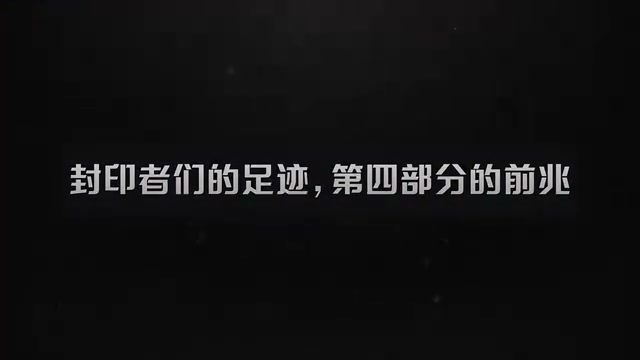
#> input picture fix_museum_f/f_0003.jpg, 640 x 360 px, given as the content of the folder C:/Users/zwq/kohya_ss/train_data/elisabeth/1_elisabeth, which was not available
$ python quality_regression.py
#> lines starting #> are read from the running program, lines starting #| are printed output that depends on the picture; after the words box and inside, x2 and y2 are one past the last pixel; in counts of white or black regions, pixels touching at a corner belong together; pictures that were not available may be replaced by others from this repository, and a replacement may not be noted
### agents/quality_judge.py
#!/usr/bin/env python3
"""
quality_judge.py — 商业立绘质量判据（P0 代码量化层）

【定位】不靠 VLM 感觉，用代码硬指标抓"半成品"。这是质量门禁里最可靠的一层。
   解决用户痛点："糊图/平涂/分辨率不足/黑图也能过"——VLM 会因整体美观带偏，
   代码不会。VLM 只负责结构语义(手崩/表情/风格)，交给 vlm_auto_eval.py。

【判据】(P0, 全部可量化)
  C1 故障图     : 黑图/花屏/全白/错乱(方差过低) → dead
  A5 分辨率     : 最短边 < RES_MIN → fail (商用需≥1500或超分)
  A4 清晰度     : 拉普拉斯方差 < SHARP_MIN → fail (糊)
  A2d 空白占比  : 低纹理区域占比过高 → fail (大面积平涂=半成品)
  A2 完成度     : 细节密度(局部纹理方差均值) < DETAIL_MIN → fail (平涂/敷衍)
  C2 重复度     : 感知哈希相似度 > DUP_THRESH 同批高度重复 → warn
  F3 水印/伪影  : 检测仿水印网格/压缩块残留 → warn

【用法】
  python quality_judge.py  <image>            # 单张判据
  python quality_judge.py batch <dir> [--limit N]   # 批量
  python quality_judge.py dup <dir>           # 同批重复度检测
  python quality_judge.py scan <dir>          # 汇总: 每张+判定+统计

【输出】每项 {passed: bool, value, threshold, note}
  综合 verdict: pass / warn / fail(任一硬指标不过)
"""

from __future__ import annotations

import argparse
import hashlib
import math
import os
import sys
from pathlib import Path

import numpy as np
from PIL import Image
from PIL import ImageFilter

# ─────────────────────────────────────────────────────────────
# 判据阈值(可按批次/需求校准)
# ─────────────────────────────────────────────────────────────
RES_MIN = 1500          # 商业立绘最短边(需≥1500或超分; 原始生成896常不够→提示超分)
SHARP_MIN = 1000        # 拉普拉斯方差, 低于=糊(同批elizabeth中位1139, 38%<1000)
DETAIL_MIN = 2.5        # 局部纹理方差均值, 低于=平涂/敷衍(占多数则半成品)
BLANK_RATIO_MAX = 0.55  # 低纹理区占比, 超=大面积平涂/空白
DUP_THRESH = 0.95       # 感知哈希相似度, 超=同批重复

# ── A6 过度细节上限 (2026-08-31 新增) ──────────────────────────
# 背景: 现有判据全部只防"太平/太糊"这一头, 对"高频伪细节"整类失明。
#   IPAdapter 参考图过冲产生的撕裂/噪点, 在数学上表现为**锐度和细节双高**,
#   实测被门禁全部放行(E0 锐度7288/细节3873 判 PASS, 比多张好图分还高)。
# 定标依据(9 样本, IPAdapter 过冲故障集 workspace/ipa_rootcause):
#   BAD(撕裂)  detail = 3873 / 5277
#   WARN       detail = 1568 / 3348
#   GOOD       detail = 1341 ~ 2868
#   → 3500 落在 WARN最高(3348) 与 BAD最低(3873) 之间, 两侧均有余量
# ⚠️ 为何不用锐度做这件事: 同批锐度 BAD=[7288, 2998] 与 GOOD=[4518..1315] **重叠**,
#   单阈值无法分开(E4 比多张好图还钝) —— 锐度不适合当过冲判据。
# ⚠️ 小样本初值(仅 2 张 BAD), 需更多故障样本校准 → **不进死点**, 只标 suspect
#   触发人眼放大复核(沿用 8-24/8-30 教训: 代码层不拍板, 避免误杀合法艺术处理)。
OVER_DETAIL_MAX = 3500

ERROR_SHARP = 60        # 低于此几乎无纹理=黑图/花屏/全白这类故障图


# ─────────────────────────────────────────────────────────────
# 图像指标
# ─────────────────────────────────────────────────────────────
def laplacian_variance(img: Image.Image) -> float:
    """拉普拉斯方差: 糊图低, 锐图高。反映清晰度/纹理量。"""
    a = np.asarray(img.convert("L"), dtype=np.float32)
    lap = (np.roll(a, -1, 0) + np.roll(a, 1, 0) +
           np.roll(a, -1, 1) + np.roll(a, 1, 1) - 4 * a)
    return float(lap.var())


def texture_variance_map(img: Image.Image, block: int = 64) -> tuple[float, float]:
    """局部纹理方差统计: 返回 (均值, 低纹理占比)。
    均值低=整体平涂; 低纹理占比高=大面积空白/无细节区。"""
    gray = np.asarray(img.convert("L"), dtype=np.float32)
    h, w = gray.shape
    var_scores = []
    low_count = 0
    total = 0
    for by in range(0, h - block + 1, block):
        for bx in range(0, w - block + 1, block):
            blk = gray[by:by + block, bx:bx + block]
            v = float(blk.var())
            var_scores.append(v)
            total += 1
            if v < 30:   # 低纹理块(近纯色/平涂)
                low_count += 1
    if not var_scores:
        return 0.0, 1.0
    return float(np.mean(var_scores)), low_count / total


def is_broken_image(img: Image.Image) -> tuple[bool, str]:
    """故障检测: 黑图/全白/花屏/错乱。用方差判断。

    ⚠️ 2026-08-30 修正: 移除 mean>245 判据。
    bug 复现: 明石_19(白底立绘) mean=246 被判"白屏"→误杀。
    真相: 白底商业立绘(碧蓝/原神风格) mean>245 是正常格式(方便抠图/合成),
    非白像素占比低但 var 高(1285, 有主体)。真白屏/花屏是 var<30(低方差)。
    mean 判据多余且误杀, 删除。只保留 var 判据。
    """
    gray = np.asarray(img.convert("L"), dtype=np.float32)
    mean = float(gray.mean())
    var = float(gray.var())
    if var < 30 or mean < 8:
        return True, f"低信息量(mean={mean:.0f}, var={var:.0f})→黑/花屏"
    return False, ""


def lineart_quality(img: Image.Image) -> tuple[float, float]:
    """线条/边缘质量统计: 返回 (边缘碎片率, 线宽均匀度)。

    通过边缘梯度检测 + 局部连通性分析判断线稿崩坏:
    - 边缘碎片率 = 孤立的短边缘占比(高=线稿断裂/碎)
    - 线宽均匀度 = 边缘厚度的变异系数(高=粗细不均/锯齿)
    商业立绘线稿: 碎片率低、均匀度适中。
    """
    gray = np.asarray(img.convert("L"), dtype=np.float32)
    if gray.shape[0] < 3 or gray.shape[1] < 3:
        return 0.0, 0.0
    edge_mag = np.sqrt(np.gradient(gray)[0] ** 2 + np.gradient(gray)[1] ** 2)
    edge_mask = edge_mag > 60   # 边缘像素

    total_px = edge_mask.size
    edge_px = int(edge_mask.sum())
    if edge_px == 0:
        return 1.0, 1.0   # 几乎无边缘 = 线稿缺失/全糊

    # 碎片率: 8邻域连通的分量中, 小分量(<5px)占比
    # 用简单的形态学统计: 计算孤立边缘点(周围8邻域内无其他边缘点)
    padded = np.pad(edge_mask, 1, mode="constant")
    neighbor_count = np.zeros_like(edge_mask, dtype=np.int32)
    for dy in (-1, 0, 1):
        for dx in (-1, 0, 1):
            if dy == 0 and dx == 0:
                continue
            neighbor_count += padded[1+dy:1+dy+edge_mask.shape[0],
                                     1+dx:1+dx+edge_mask.shape[1]]
    isolated = ((edge_mask) & (neighbor_count <= 1)).sum()   # 孤立碎片
    fragment_rate = isolated / max(1, edge_px)

    # 线宽均匀度: 每行/列边缘连续段的宽度变异
    widths = []
    for row in edge_mask[::4]:   # 抽样行
        in_seg = False
        seg_len = 0
        for v in row:
            if v:
                if not in_seg:
                    in_seg = True
                    seg_len = 1
                else:
                    seg_len += 1
            else:
                if in_seg:
                    widths.append(seg_len)
                    in_seg = False
        if in_seg:
            widths.append(seg_len)
    if widths:
        import statistics
        width_var = statistics.pstdev(widths) / max(1, (sum(widths)/len(widths)))
    else:
        width_var = 1.0
    return round(fragment_rate, 3), round(width_var, 2)


# ── A3 线稿阈值 ──
FRAGMENT_RATE_MAX = 0.06   # 碎片率 > 6% = 线稿断裂/碎
WIDTH_VAR_MAX = 1.5        # 线宽变异系数 > 1.5 = 粗细严重不均/锯齿


# [13 lines left out: functions perceptual_hash, hash_distance, not called in this run]


# ─────────────────────────────────────────────────────────────
# 单张判据
# ─────────────────────────────────────────────────────────────
def judge(image_path: str, batch_hashes: list[str] | None = None) -> dict:
    p = Path(image_path)
    if not p.is_file():
        return {"image": image_path, "error": "not_found", "verdict": "fail"}

    try:
        img = Image.open(image_path)
    except Exception as e:
        return {"image": image_path, "error": f"open: {e}", "verdict": "fail"}

    w, h = img.size
    short = min(w, h)
    sharp = laplacian_variance(img)
    detail_mean, blank_ratio = texture_variance_map(img)
    broken, broken_note = is_broken_image(img)
    frag_rate, width_var = lineart_quality(img)

    checks = {}

    # C1 故障图
    checks["C1_broken"] = {
        "passed": not broken, "value": None,
        "threshold": "not_broken", "note": broken_note or "正常",
    }

    # A5 分辨率
    checks["A5_resolution"] = {
        "passed": short >= RES_MIN, "value": short,
        "threshold": f">={RES_MIN}", "note": f"{w}x{h} 最短边{short}",
    }

    # A4 清晰度
    checks["A4_sharpness"] = {
        "passed": sharp >= SHARP_MIN, "value": round(sharp, 1),
        "threshold": f">={SHARP_MIN}", "note": "锐利" if sharp >= SHARP_MIN else "糊/纹理少",
    }

    # A2d 空白占比 + A2 完成度
    checks["A2_detail_density"] = {
        "passed": detail_mean >= DETAIL_MIN, "value": round(detail_mean, 2),
        "threshold": f">={DETAIL_MIN}", "note": "细节充足" if detail_mean >= DETAIL_MIN else "平涂/敷衍",
    }
    checks["A2d_blank_ratio"] = {
        "passed": blank_ratio <= BLANK_RATIO_MAX, "value": round(blank_ratio, 2),
        "threshold": f"<={BLANK_RATIO_MAX}", "note": f"低纹理{blank_ratio*100:.0f}%",
    }

    # A6 过度细节 —— 与 A2 相反方向: A2 防"太平/敷衍", A6 防"太碎/撕裂"
    checks["A6_over_detail"] = {
        "passed": detail_mean <= OVER_DETAIL_MAX,
        "value": round(detail_mean, 2),
        "threshold": f"<={OVER_DETAIL_MAX}",
        "note": "细节密度正常" if detail_mean <= OVER_DETAIL_MAX
                else "高频伪细节(疑撕裂/噪点/参考图过冲)→需放大复核",
    }

    # A3 线稿质量 (P1)
    # 只以碎片率(线稿断裂/碎)为死点——细节丰富的商业图边缘宽度变化本就大, 线宽变异不适合当死点。
    checks["A3_lineart"] = {
        "passed": frag_rate <= FRAGMENT_RATE_MAX,
        "value": {"frag": frag_rate, "width_var": width_var},
        "threshold": f"frag<={FRAGMENT_RATE_MAX}",
        "note": "线稿正常" if frag_rate <= FRAGMENT_RATE_MAX
                else f"碎片率{frag_rate:.1%}(线稿断裂/碎)",
    }

    # C2 重复度(传同批哈希时才检测)
    checks["C2_duplicate"] = {
        "passed": True, "value": None, "threshold": "n/a", "note": "未启用批量对比",
    }

    # F3 水印/伪影(启发式: 检测仿水印网格 — 边缘密度异常高且规则)
    # 简化: 检测常见压缩块残留/横向条纹
    checks["F3_watermark"] = {
        "passed": True, "value": None, "threshold": "n/a", "note": "未做深度水印检测",
    }

    verdict = "pass"
    # 死点语义(真·半成品/故障, 不是"还能补救"):
    #   C1 故障图(黑/花/错乱)    → fail
    #   A2 细节密度(整体敷衍)    → fail
    # ⚠️ A4 清晰度已从死点移除(2026-08-30实测): 主流游戏官方立绘(碧蓝/原神)
    #   大量柔焦/平涂艺术风格, 拉普拉斯方差分不开(正样本282~9032跨度过大,
    #   A3实测误杀35%: 俾斯麦282/胡滕542/信浓624全被杀)。柔焦/平涂是合法艺术处理,
    #   A4_sharpness 仅作提示, 不进死点——真·没画完的AI糊图由C1(低方差)拦截。
    # ⚠️ A2d 空白占比已从死点移除(2026-08-24实测真商业立绘校准):
    #   真·白底商业立绘(elisabeth_official)空白占比0.68——白底/纯色背景是商业立绘
    #   标准格式(方便抠图/合成), 大面积"空白"是特性不是半成品。空白占比仅作提示。
    # ⚠️ A3 线稿碎片率已撤下(2026-08-24实测): 碎片率误把"复杂场景边缘"当"线稿碎"——
    #   00201 是干净商业立绘(轮廓闭合/场景丰富)却碎片率0.079判FAIL。判据误杀好图, 不用。
    # 分辨率(A5) 不作为质量判定——它是"交付前需超分"的动作提示, 不是图本身的缺陷。
    hard_dead = ["C1_broken", "A2_detail_density"]
    hard_fail = [k for k in hard_dead if k in checks and not checks[k]["passed"]]

    if hard_fail:
        verdict = "fail"
    else:
        verdict = "pass"

    # 可疑项: 不判死, 仅提示人眼放大复核(三层分工——代码层标记范围, 人眼拍板)
    suspect_keys = ["A6_over_detail"]
    suspect = [k for k in suspect_keys
               if k in checks and not checks[k]["passed"]]

    return {
        "image": str(p),
        "size": {"w": w, "h": h, "short": short},
        "metrics": {
            "sharpness": round(sharp, 1),
            "detail_density": round(detail_mean, 2),
            "blank_ratio": round(blank_ratio, 2),
            "fragment_rate": frag_rate,
            "line_width_var": width_var,
        },
        "checks": checks,
        "verdict": verdict,
        "suspect": suspect,
    }


# ─────────────────────────────────────────────────────────────
# 批量 + 汇总
# ─────────────────────────────────────────────────────────────
# [136 lines left out: functions collect_images, batch_judge, print_result, summarize, main, not called in this run]


# [2 lines that do not run on import are left out]

### agents/quality_regression.py
#!/usr/bin/env python3
"""
quality_regression.py — 质量判据回归库 (正负样本校准)

【用途】持续校准 quality_judge 判据阈值。核心原则（2026-08-24 教训）：
  output/ 目录 AI 生成图均非商业立绘——真商业立绘基准在 kohya_ss/train_data/。
  用正样本(真商业立绘) + 负样本(AI仿立绘)对比判据分布，确认判据不误杀真图。

【用法】
  python quality_regression.py               # 跑默认样本库
  python quality_regression.py --pos DIR --neg DIR   # 自定义样本

【输出】每项判据在正/负样本上的分布 + 误杀率(真图被判fail比例, 越低越好)
"""
from __future__ import annotations

import argparse
import glob
import os
import statistics
import sys
from pathlib import Path

sys.path.insert(0, str(Path(__file__).resolve().parent))
from quality_judge import judge

# 默认样本库
DEFAULT_POS = [
    r"C:\Users\zwq\kohya_ss\train_data\elisabeth\1_elisabeth\*.png",
    r"C:\Users\zwq\kohya_ss\train_data\elisabeth\1_elisabeth\*.jpg",
]
DEFAULT_NEG = [
    r"C:\Users\zwq\aigc-comfy-pipeline\outputs\2026-08-22_2*-workshop-create\images\pipeline_create_01_002*.png",
]


def collect(globs: list[str]) -> list[str]:
    seen, out = set(), []
    for g in globs:
        for p in sorted(glob.glob(g)):
            if p not in seen:
                seen.add(p)
                out.append(p)
    return out


def run(label: str, paths: list[str]) -> dict:
    metrics = {"sharpness": [], "detail_density": [], "blank_ratio": []}
    fails = []
    pass_cnt = 0
    for p in paths:
        try:
            res = judge(p)
            m = res.get("metrics", {})
            for k in metrics:
                metrics[k].append(m.get(k, 0))
            if res.get("verdict") == "fail":
                fails.append(Path(p).name)
            else:
                pass_cnt += 1
        except Exception:
            continue
    n = len(paths)
    return {
        "label": label, "n": n, "pass": pass_cnt, "fail": n - pass_cnt,
        "fail_rate": (n - pass_cnt) / max(1, n),
        "metrics": metrics, "fails": fails,
    }


def report(res: dict) -> None:
    print(f"\n=== {res['label']} ({res['n']} 张) ===")
    print(f"  pass={res['pass']}  fail={res['fail']}  误杀率={res['fail_rate']*100:.0f}%")
    ms = res["metrics"]
    for k, vals in ms.items():
        if vals:
            print(f"  {k:<16} 中位={statistics.median(vals):.0f} "
                  f"min={min(vals):.0f} max={max(vals):.0f}")
    if res["fails"]:
        print(f"  被判fail: {res['fails'][:6]}{'...' if len(res['fails'])>6 else ''}")


def main() -> None:
    ap = argparse.ArgumentParser(description="质量判据回归库")
    ap.add_argument("--pos", action="append", default=DEFAULT_POS, help="正样本 glob")
    ap.add_argument("--neg", action="append", default=DEFAULT_NEG, help="负样本 glob")
    args = ap.parse_args()

    pos = collect(args.pos)
    neg = collect(args.neg)
    print(f"正样本(真商业立绘): {len(pos)} 张  负样本(AI仿立绘): {len(neg)} 张")

    rp = run("正样本·真商业立绘", pos)
#> in judge, img is the input picture: PIL image 640x360 RGB; mean R, G, B 18.3, 18, 18.5
#> in laplacian_variance, `lap = (np.roll(a, -1, 0) + np.roll(a, 1, 0) + np.roll(a, -1, 1) + np.r..`:
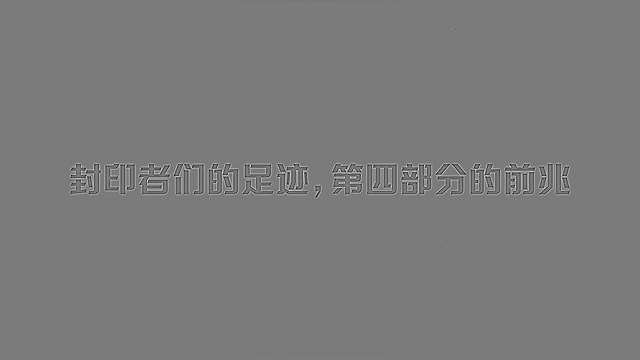
#> lap: shape (360, 640) float32; min -406, max 435, mean 0; drawn with min black and max white
#> in judge, `sharp = laplacian_variance(img)`: sharp = 696.8
#> after the loop in texture_variance_map, `for by in range(0, h - block + 1, block):`: low_count = 34; total = 50; var_scores = 50 values, max 4706 at index 26, min 0.234 at index 49, mean 760.6
#> in judge, `detail_mean, blank_ratio = texture_variance_map(img)`: detail_mean = 760.6; blank_ratio = 0.68
#> in is_broken_image, `mean = float(gray.mean())`: mean = 18.16
#> in is_broken_image, `var = float(gray.var())`: var = 835.7
#> in judge, `broken, broken_note = is_broken_image(img)`: broken = False; broken_note = ''
#> in lineart_quality, `edge_mag = np.sqrt(np.gradient(gray)[0] ** 2 + np.gradient(gray)[1] **..`:
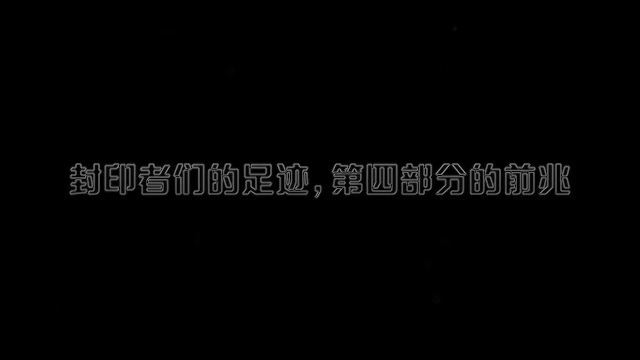
#> edge_mag: shape (360, 640) float32; min 0, max 152.1, mean 3.1
#> in lineart_quality, `edge_mask = edge_mag > 60`:
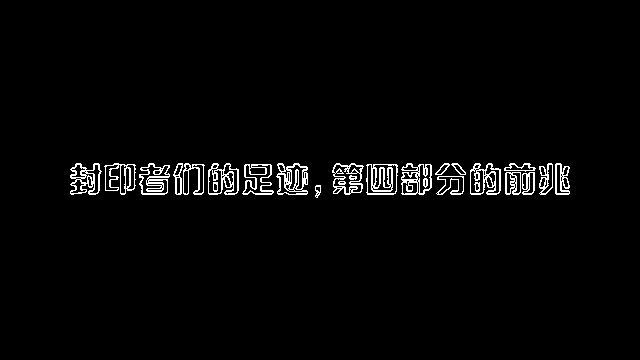
#> edge_mask: shape (360, 640) bool; 2.5% white in thin lines or dots, all inside (x1, y1, x2, y2) = (70, 163, 570, 198)
#> in lineart_quality, `edge_px = int(edge_mask.sum())`: edge_px = 5715
#> in lineart_quality, `padded = np.pad(edge_mask, 1, mode="constant")`:
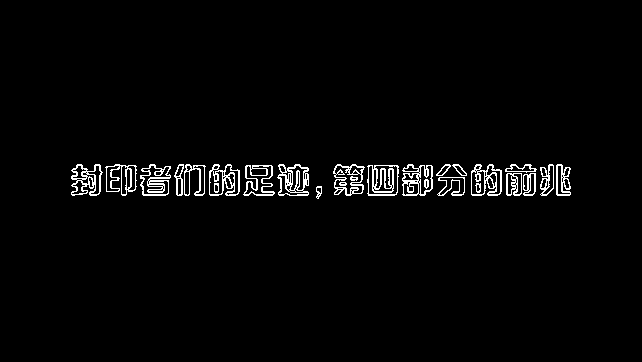
#> padded: shape (362, 642) bool; 2.5% white in thin lines or dots, all inside (x1, y1, x2, y2) = (71, 164, 571, 199)
#> after the loop in lineart_quality, `for dy in (-1, 0, 1):`:
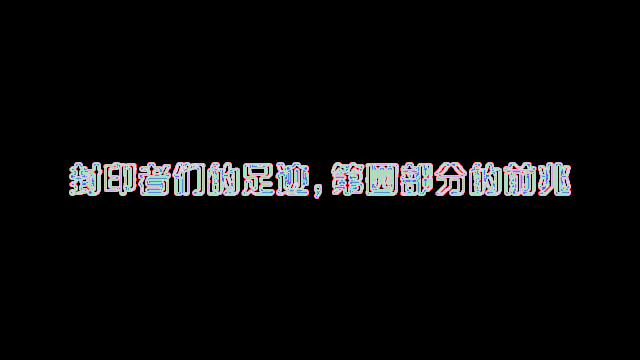
#> neighbor_count: shape (360, 640) int32; 9 distinct labels, from 0 to 8; one colour per label, 0 black
#> in lineart_quality, `isolated = ((edge_mask) & (neighbor_count <= 1)).sum()`: isolated = 2
#> in lineart_quality, `fragment_rate = isolated / max(1, edge_px)`: fragment_rate = 0.00035
#> the loop in lineart_quality, `for row in edge_mask[::4]:` made 90 passes
#> after the loop in lineart_quality, `for row in edge_mask[::4]:`: widths = 552 values, max 26 at index 231, min 1 at index 30, mean 2.45
#> in lineart_quality, `width_var = statistics.pstdev(widths) / max(1, (sum(widths)/len(widths..`: width_var = 1.08
#> in judge, `frag_rate, width_var = lineart_quality(img)`: frag_rate = 0; width_var = 1.08
#> in judge, `hard_fail = [k for k in hard_dead if k in checks and not checks[k]["pa..`: hard_fail = []
#> in run, `res = judge(p)`: res = 6 items
#> in run, `m = res.get("metrics", {})`: m = {'sharpness': 696.8, 'detail_density': 760.6, 'blank_ratio': 0.68, 'fragment_rate': 0, 'line_width_var': 1.08}
    rn = run("负样本·AI仿立绘", neg)
    report(rp)
    report(rn)

    # 关键结论: 正样本误杀率(应低) vs 负样本检出率(应高)
    print(f"\n=== 校准结论 ===")
    print(f"  正样本误杀率: {rp['fail_rate']*100:.0f}%  (真商业立绘被判fail, 应≈0)")
    print(f"  负样本fail率: {rn['fail_rate']*100:.0f}%  (AI图被判fail, 应高)")
    if rp["fail_rate"] > 0.3:
        print("  ⚠️ 正样本误杀率>30% → 判据过严, 会误杀真商业立绘, 需调阈值!")
    if rn["fail_rate"] < 0.5:
        print("  ⚠️ 负样本fail率<50% → 判据过松, 拦不住AI仿立绘, 需调阈值!")


if __name__ == "__main__":
    main()
